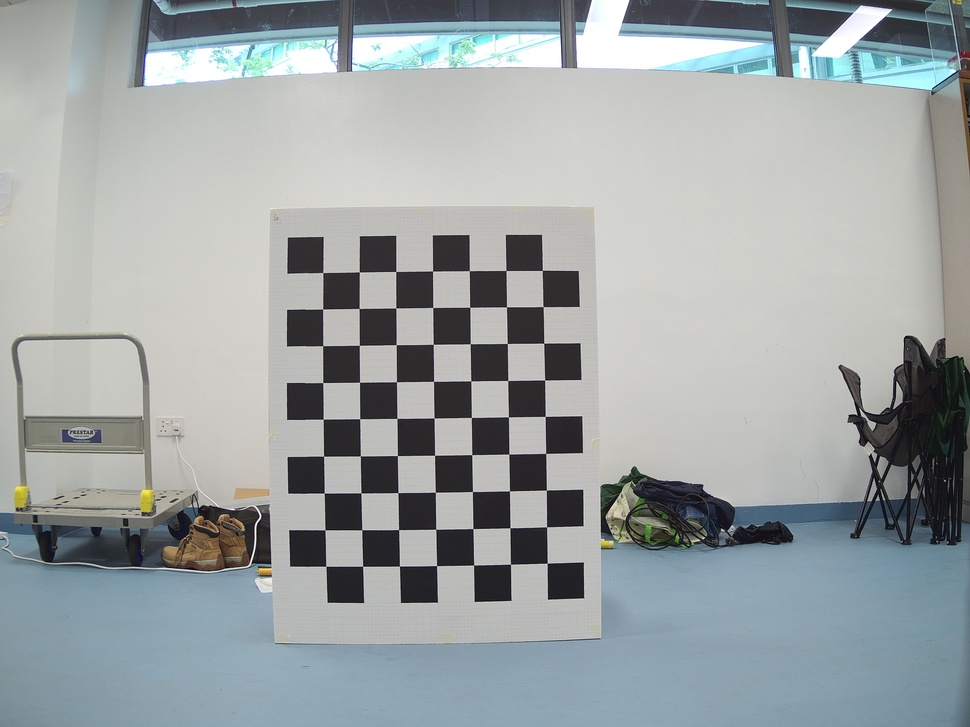
#> input picture 3D_recon/rgb_raw/DJI_0010.jpg, 970 x 727 px, shrunk from 4000 x 3000 before the run; its folder holds only this picture in this run
$ jupyter execute 3D_recon.ipynb   (shell and % lines are left out)
#> lines starting #> are read from the running program, lines starting #| are printed output that depends on the picture; after the words box and inside, x2 and y2 are one past the last pixel; in counts of white or black regions, pixels touching at a corner belong together; long printed decimals are rounded
<a href="https://colab.research.google.com/github/DINGMAN17/Learning_material/blob/main/3D_recon.ipynb" target="_parent"></a>

<!--NOTEBOOK_HEADER-->
This notebook contains material from the textbook [Multiple View Geometry in computer Vision](https://books.google.com.sg/books/about/Multiple_View_Geometry_in_Computer_Visio.html?id=si3R3Pfa98QC&source=kp_book_description&redir_esc=y) and lecture notes [Standford CS231A ](http://web.stanford.edu/class/cs231a/);
content is available [on Github](https://github.com/DINGMAN17/Learning_material/tree/main/3D_recon).

[cell 1]
from google.colab import drive
drive.mount('/content/drive')

**Please install the necessary packages to run the code**

# Multi-view 3D reconstruction code demo

##Table of contents:
---
**1.   Camera basics**

**2.   Epipolar Geometry**

## 1 Camera basics

---

**1.1 Camera Matrix Model**

**1.2 Camera calibration**

**1.3 Camera Distortion**

**1.4 Code demo 1: Camera calibration for distortion correction**

### ***1.1 Camera Matrix Model***

Camera Matrix Model describes a set of important parameters that affect how a **world point $P$ is mapped to image coordinates $P'$**.

#### ***1.1.1 Intrinsic parameters***

*   Translation vector $[c_x\ c_y]^T$: describe how
image plane and digital image coordinates can differ by a translation
*   Change of units $k$ and $l$: digital images and image plane are represented in different units, one in pixels and one in physical measurements

*   Skewness $\theta$: caused by sensor manufacturing errors
*   [Distortion](https://en.wikipedia.org/wiki/Distortion_%28optics%29) (ignore for now, cover in 1.3)

Make use of [Homogeneous coordinates](https://en.wikipedia.org/wiki/Homogeneous_coordinates#:~:text=Any%20point%20in%20the%20projective,multiplied%20by%20a%20common%20factor), a point in 3D space and its image coordinates by a matrix vector relationship can be expressed as:
$$P' =
\begin{bmatrix}
\alpha & -\alpha\cot\theta & c_x\\
0 & \frac{\beta}{\sin\theta} & c_y\\
0 & 0 & 1
\end{bmatrix}\begin{bmatrix}
I & 0\\
\end{bmatrix}P = K\begin{bmatrix}
I & 0\\
\end{bmatrix}P$$

The matrix $K$ is often referred to as the **camera matrix**
$$ K = \begin{bmatrix}
x'\\y'\\z\\
\end{bmatrix}=\begin{bmatrix}
\alpha & -\alpha\cot\theta & c_x\\
0 & \frac{\beta}{\sin\theta} & c_y\\
0 & 0 & 1
\end{bmatrix}$$

Camera matrix $K$ has **5 degrees of freedom**: 2 for focal length, 2 for offset, and 1 for skewness. (assume no distortion). $K$ is unique and inherent to a given camera.

#### ***1.1.2 Extrinsic Parameters***
The above mapping is between a point $P'$ in the **3D camera reference system** to a point $P$ in the **2D image plane**. However, the information about the 3D world may be available in a different coordinate system. Hence, additional transformation captured by **rotation matrix $R$** and **translation vector $T$** is introduced to relate points from the **world reference system** to the **3D camera reference system**

Given a point in a world reference system $P_w$, we can compute its camera coordinates:
$$P'=K\begin{bmatrix}
R & T\\
\end{bmatrix}P_w=MP_w$$

Matrices $R$ and $T$ are known as the **extrinsic parameters** as do not depend on the camera.

With extrinsic and intrinsic parameters $M$, mapping from a 3D point P in an arbitrary world
reference system to the image plane can hence be achieved.

In total, the projection matrix $M$ has **$11$ degrees of freedom**: 5 from the intrinsic camera matrix,
3 from extrinsic rotation, and 3 from extrinsic translation.

### ***1.2 Camera calibration***
**Purpose:** Estimate the extrinsic and intrinsic camera parameters.

**How:** Solve for the intrinsic camera matrix $K$ and
the extrinsic parameters $R, T$

**Setup:** Provide calibration rig which consists of a simple pattern, $i.e.$ checkerboard) with known dimensions. the rig defines our world reference frame with origin $O_w$ and axes $i_w,\ j_w,\ k_w$. From the rig's known pattern, we have known points
in the world reference frame $P_1,..., P_n$. Finding these points in the image we
take from the camera gives corresponding points in the image $p_1,..., p_n$
<figure>

<figcaption>Figure1: The setup of an example calibration rig</figcaption></center>
</figure>

Hence, a linear system of equations from $n$ correspondences can be set up such that for each correspondence $P_i$, $p_i$ and camera matrix $M$ whose rows are $m_1,m_2,m_3$:

$$p_i=\begin{bmatrix}
u_i \\ v_i\\
\end{bmatrix}=MP_i=\begin{bmatrix}
\frac{m_1p_i}{m_3p_i} \\ \frac{m_2p_i}{m_3p_i}\\
\end{bmatrix}$$

which is equivalent of solving a pair of equations:
$$u_i(m_3P_i)-m_1P_i=0$$
$$v_i(m_3P_i)-m_2P_i=0$$

Here, there are $2$ constraints for solving the unknown parameters contained in $m$. From 1.1.2, we know that the **camera matrix $M$ has 11 unknown parameters**. This suggests that we need **at least $6$ correspondences** to solve this.

**Note:** Not all sets of $n$ correspondences will work. For example, if the points $Pi$ lie on the same plane, then the system will not be able to be solved. These unsolvable configurations of points are known as **degenerate configurations**.

In the real world applications (such as the demo in 1.4), we often use more than 6 points as measurements are often noisy. When $2n > 11$, the above homogeneous linear system is overdetermined. Therefore, it can be treated as a minimization problem and can be solved using [singular value decomposition](https://en.wikipedia.org/wiki/Singular_value_decomposition).

### **1.3 Camera distortion**

So far, we have been working with ideal lenses which are free from any distortion. However, as seen before, real lenses can deviate from rectilinear projection, which require more advanced methods to un-distort the images.

Two major kinds of distortion are **radial distortion** and **tangential distortion**.

Radial distortion causes straight lines to appear curved. Radial distortion becomes larger the farther points are from the center of the image, shown on the left. While tangential distortion occurs because the image-taking lense is not aligned perfectly parallel to the imaging plane. So, some areas in the image may look nearer than expected.

<figure>

<figcaption>Figure2: radial distortion and tangential distortion</figcaption></center>
</figure>

- Radial distortion can be represented as follows:
$$x_{distorted}=x(1+k_1r^2+k_2r^4+k_3r^6)$$
$$y_{distorted}=y(1+k_1r^2+k_2r^4+k_3r^6)$$

- Tangential distortion can be represented as follows:
$$x_{distorted}=x+[2p_1xy+p_2(r^2+2x^2)]$$
$$y_{distorted}=y+[2p_2xy+p_1(r^2+2y^2)]$$

In total, distortion coefficients consist of five unknown parameters:
$$Distortion\ coefficients=(k_1\ k_2\ k_3\ p_1\ p_2)$$

In the next section, we will see how to find the distortion coefficients and correct the distortion using some sample images of a well defined pattern (e.g. a chess board).

### **1.4 Code demo 1: Camera calibration for distortion correction**

This code demo is written in [Python](https://www.python.org/) which uses pre-defined functions from [OpenCV](https://opencv.org/) library. The reference can be found [here](https://docs.opencv.org/master/dc/dbb/tutorial_py_calibration.html).

The distorted images used in this demo were taken by a thermal-RGB camera for drone operations, the detail specs can be found [here](https://www.dji.com/sg/zenmuse-xt2). We will only focus on RGB images in this task.

<figure>

<figcaption>Figure2: Sample distorted rgb image</figcaption></center>
</figure>

Import packages

[cell 2]
import os
import glob
import tqdm
import cv2 as cv
import numpy as np

A function `get_camera_params` has been written for you to execute the above steps altogether. Instead of inputing just one image, we will use 11 RGB raw images inside folder `rgb_raw` to get a better estimation of camera parameters.

Run the two code cells below. Note that it takes roughly 5 mins to complete the process.

This function does the following:

*   Prepare 3D real world points (object points) and the corresponding 2D coordinates (image points) of these points in each image by finding pattern in chess board using [`cv.findChessboardCorners()`](https://docs.opencv.org/master/d9/d0c/group__calib3d.html#ga93efa9b0aa890de240ca32b11253dd4a)

*   Increase the accuracy of the points using [`cv.cornerSubPix()`](https://docs.opencv.org/master/dd/d1a/group__imgproc__feature.html#ga354e0d7c86d0d9da75de9b9701a9a87e) and draw the pattern using [`cv.drawChessboardCorners()`](https://docs.opencv.org/master/d9/d0c/group__calib3d.html#ga6a10b0bb120c4907e5eabbcd22319022).
*   Calibrate the camera using [`cv.calibrateCamera()`](https://docs.opencv.org/master/d9/d0c/group__calib3d.html#ga3207604e4b1a1758aa66acb6ed5aa65d) which returns the camera matrix $K$, distortion coefficients, rotation and translation vectors $R, T$
*   Calculate re-projection error which gives a good estimation of how exact the found parameters are. This is done throught transforming the object point to image point using [`cv.projectPoints()`](https://docs.opencv.org/master/d9/d0c/group__calib3d.html#ga1019495a2c8d1743ed5cc23fa0daff8c) and calculate the absolute norm between the transformation and the corner finding algorithm.

[cell 3]
def get_camera_params(number_rows,number_cols,input_folder):
    '''
    get camera parameters based on a set of chessboard images (>10 images)

    Parameters
    ----------
    number_rows, number_cols : int, point number of rows/columns of chessboard
    input_folder : str
    '''
#> called with number_rows = 9, number_cols = 7, input_folder = '/content/drive/MyDrive/3D_recon/rgb_raw'
    # findChessBoard flags
    find_flags = cv.CALIB_CB_ADAPTIVE_THRESH + cv.CALIB_CB_NORMALIZE_IMAGE + \
    			        cv.CALIB_CB_FILTER_QUADS + cv.CALIB_CB_FAST_CHECK

    # Define termination criteria for corner fingding algorithm
    criteria = (cv.TERM_CRITERIA_EPS + cv.TERM_CRITERIA_MAX_ITER, 30, 0.001)

    # prepare object points, like (0,0,0), (1,0,0), (2,0,0) ....,(6,5,0)
    objp = np.zeros((number_cols*number_rows, 3), np.float32)
    objp[:,:2] = np.mgrid[0:number_rows, 0:number_cols].T.reshape(-1,2)

    objpoints = [] # 3d point in real world space
    imgpoints = [] # 2d points in image plane.

    # read images
    images = glob.glob(os.path.join(input_folder, '*.jpg'))+ \
              glob.glob(os.path.join(input_folder, '*.JPG'))

    fail_all = True
    for fname in tqdm.tqdm(images):

        img = cv.imread(fname)
#> img is the input picture: shape (727, 970, 3); mean B, G, R 164.2, 163.3, 156.7
        gray = cv.cvtColor(img, cv.COLOR_BGR2GRAY)
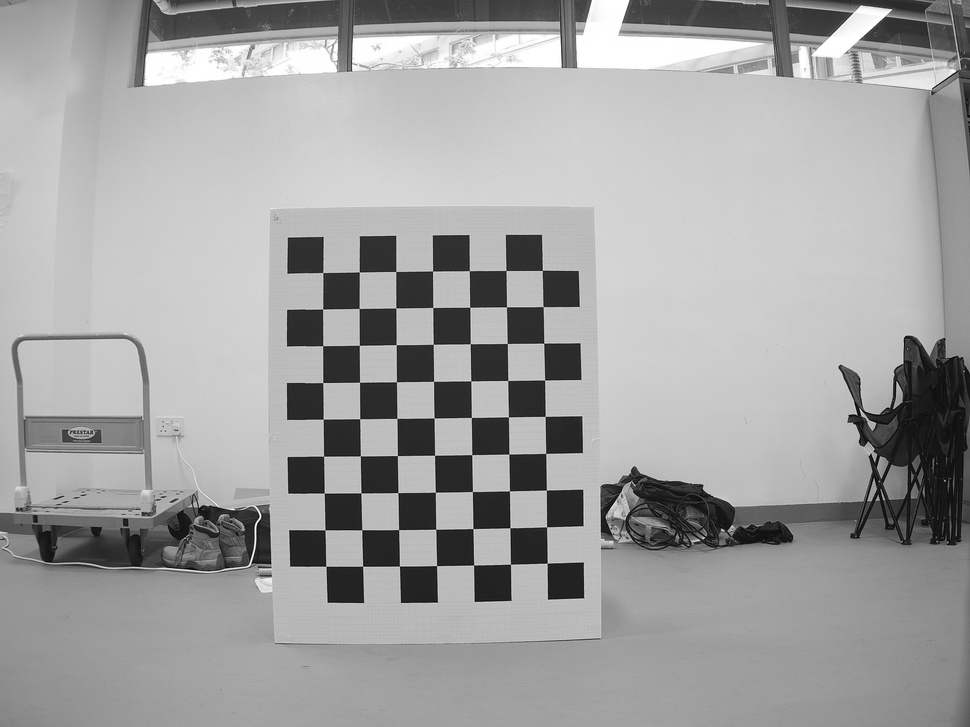
#> gray: shape (727, 970); min 1, max 255, mean 161.4

        # Find the chess board corners
        ret,corners = cv.findChessboardCorners(gray,(number_rows,number_cols),
                                               find_flags)
#> ret = True; corners = 63 rows, first 8: [325.8, 566.2], [325, 530], [324.2, 493], [323.7, 456], [323.2, 418.9], [322.8, 382.6], [323, 345.8], [322.7, 308.9]

        # If found, add object points, image points (after refining them)
        if ret == True:
            fail_all = False
            objpoints.append(objp)
            # improve accuracy
            corners2 = cv.cornerSubPix(gray,corners,(11,11),(-1,-1),criteria)
#> corners2 = 63 rows, first 8: [325.9, 566.2], [325, 529.8], [324.2, 493.1], [323.6, 456.2], [323.2, 419.2], [322.7, 382.6], [322.7, 345.7], [322.7, 309]
            imgpoints.append(corners2)

            # Draw the corners
            cv.drawChessboardCorners(img,(number_rows,number_cols),corners2,ret)
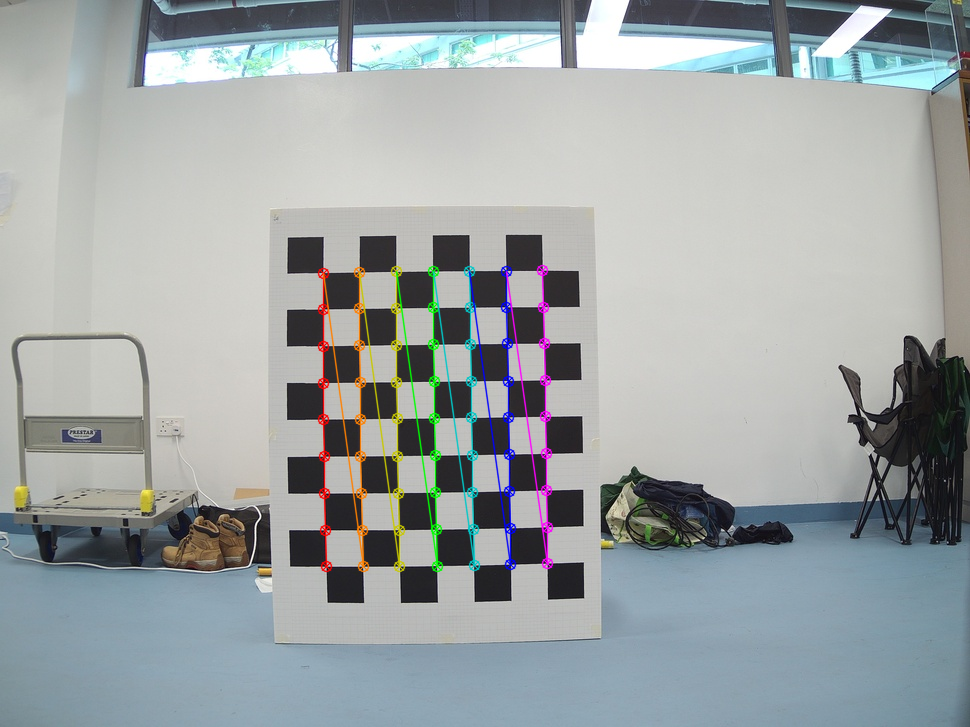
#> img: shape (727, 970, 3); 2.3% of pixels changed, all inside (x1, y1, x2, y2) = (317, 264, 554, 573)

            # save images with corner points
            raw_img = os.path.split(fname)
            img_name = 'draw_'+raw_img[-1]
            cv.imwrite(os.path.join(input_folder, img_name), img)

            # display succeed or fail to find corners
            print(fname, ': succeed to find corner')
        else:
            print(fname, ': fail')

    # Calibration camera to find intrinsic, extrinsic parameters
    if fail_all == False:
        imageSize = gray.shape[::-1]
#> imageSize = (970, 727)
        err,KK,distCoeffs,rvecs,tvecs = cv.calibrateCamera(objpoints,imgpoints,
                                                           imageSize,None,None)
#> err = 0.194; KK = [[3165, 0, 533.6], [0, 3169.8, 323], [0, 0, 1]]; distCoeffs = [[-3.3, -7.19, 0.0688, -0.0726, 0.223]]; rvecs = ([-0.0331, -0.182, -1.58], [-0.0331, -0.182, -1.58]); tvecs = ([-5.57, 6.53, 84.61], [-5.57, 6.53, 84.61])

        # Calculate re-projection error
        total_error = 0
        for i in range(len(objpoints)):
            imgpoints2, _ = cv.projectPoints(objpoints[i], rvecs[i],
                                             tvecs[i], KK, distCoeffs)
            error = cv.norm(imgpoints[i],imgpoints2,cv.NORM_L2)/len(imgpoints2)
            total_error += error
#> this loop made 2 passes
#> (error, total_error) on passes 1 to 2: (0.0244, 0.0244), (0.0244, 0.0488)
#> after the loop, total_error = 0.0488
        mean_err = total_error/len(objpoints)
#> mean_err = 0.0244
        print("Re-projection error: ", mean_err)
#| Re-projection error:  0.02439
        return err, KK, distCoeffs, rvecs, tvecs
    else:
        return

[cell 4]
err,K,distCoeffs,rvecs,tvecs = get_camera_params(9,7,'/content/drive/MyDrive/3D_recon/rgb_raw')
#> err = 0.194; K = [[3165, 0, 533.6], [0, 3169.8, 323], [0, 0, 1]]; distCoeffs = [[-3.3, -7.19, 0.0688, -0.0726, 0.223]]; tvecs = ([-5.57, 6.53, 84.61], [-5.57, 6.53, 84.61])

[cell 5]
#if you are interested to check out the camera parameters, uncomment the
#parameters to print them out.

print("Re-projection error:", err)
#| Re-projection error: 0.1936
# [4 lines of commented-out code are left out]
